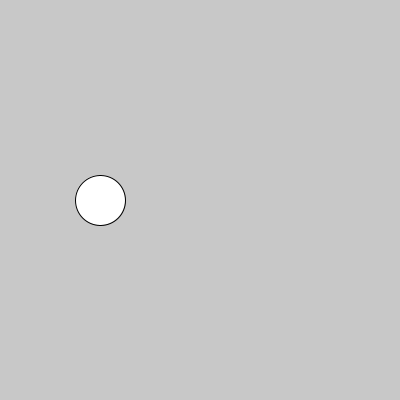
Frame 1 (no input)
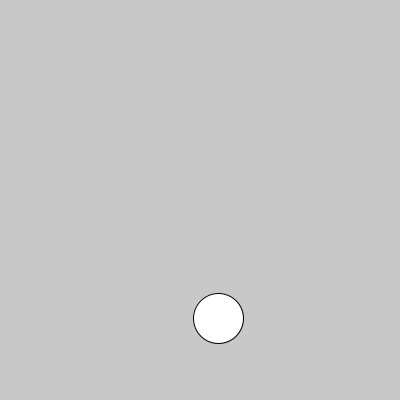
Frame 60 (the mouse pressed at the canvas centre just before this capture)
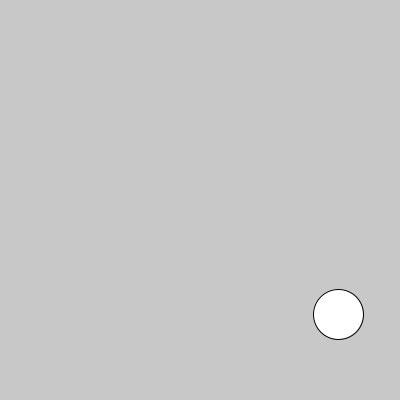
Frame 120 (the mouse held since frame 60 and released just before this capture)

The Processing sketch that drew these frames (run headless with seeded random() and noise(); from frame 60 on, the mouse is pressed at the canvas centre):

// Processing sketch: condicional_rebote_multiple_click
// ── condicional_rebote_multiple_click.pde
int tam = 50;
int dirX = 1;
int dirY = 1;
int vel = 2;
int posX;
int posY;
boolean reboteX;
String texto = "";

void setup() {
  size(400, 400);
  posX = 100;
  posY = width/2;
  reboteX = true;
  textSize(20);
}

void draw() {
  background(200);
  fill(255);
  ellipse(posX, posY, tam, tam);

  if (posX+tam/2 > width || posX-tam/2 < 0) {
    dirX = (dirX * -1);
  }

  posX = posX + (dirX * vel);

  if (posY+tam/2 > height || posY-tam/2 < 0) {
    dirY = (dirY * -1);
  }
  posY = posY + (dirY * vel);
  
  fill(0);
  text(texto, 50, 100);
}


void mouseMoved() {
  if (dist(posX, posY, mouseX, mouseY) < tam/2) {
    
    texto = "Random: " + random(10);
    
    if (random(10)>5) {
      dirX = dirX * -1;
    } else {
      dirY = dirY * -1;
    }
  }
}
